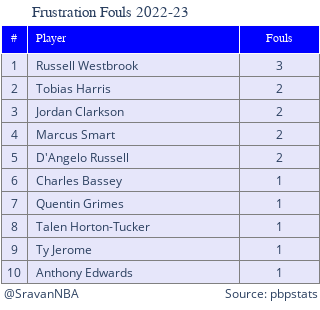

Notebook source saved alongside this figure:
### Code cell
fig = plot_table(data_frust_plot,"Fouls",title="Frustration Fouls 2022-23",col_width=15)
fig.write_image(fig_DIR+f"frust_foul.png", scale=2)

### Figure 1 — Plotly figure (JSON) as saved in the notebook; plotly's stock layout.template omitted (floating-point values rounded to 4 significant figures)
{"data": [{"cells": {"align": ["center", "left", "center"], "fill": {"color": "lavender"}, "height": 23, "line": {"color": "grey"}, "values": [[1, 2, 3, 4, 5, 6, 7, 8, 9, 10], ["Russell Westbrook", "Tobias Harris", "Jordan Clarkson", "Marcus Smart", "D'Angelo Russell", "Charles Bassey", "Quentin Grimes", "Talen Horton-Tucker", "Ty Jerome", "Anthony Edwards"], [3, 2, 2, 2, 2, 1, 1, 1, 1, 1]]}, "columnwidth": [5, 40, 15], "header": {"align": ["center", "left", "center"], "fill": {"color": "blue"}, "font": {"color": "snow", "family": "Arial Black, monospace", "size": 12}, "line": {"color": "snow"}, "values": ["#", "Player", "Fouls"]}, "type": "table"}], "layout": {"annotations": [{"showarrow": false, "text": "@SravanNBA", "x": 0, "xshift": 1, "y": 0, "yshift": 5}, {"showarrow": false, "text": "Source: pbpstats", "x": 1, "xshift": 1, "y": 0, "yshift": 5}], "height": 310, "margin": {"b": 1, "l": 1, "r": 1, "t": 25}, "title": {"font": {"family": "Arial Black, monospace", "size": 15}, "text": "Frustration Fouls 2022-23", "x": 0.1, "y": 0.98}, "width": 265}}
